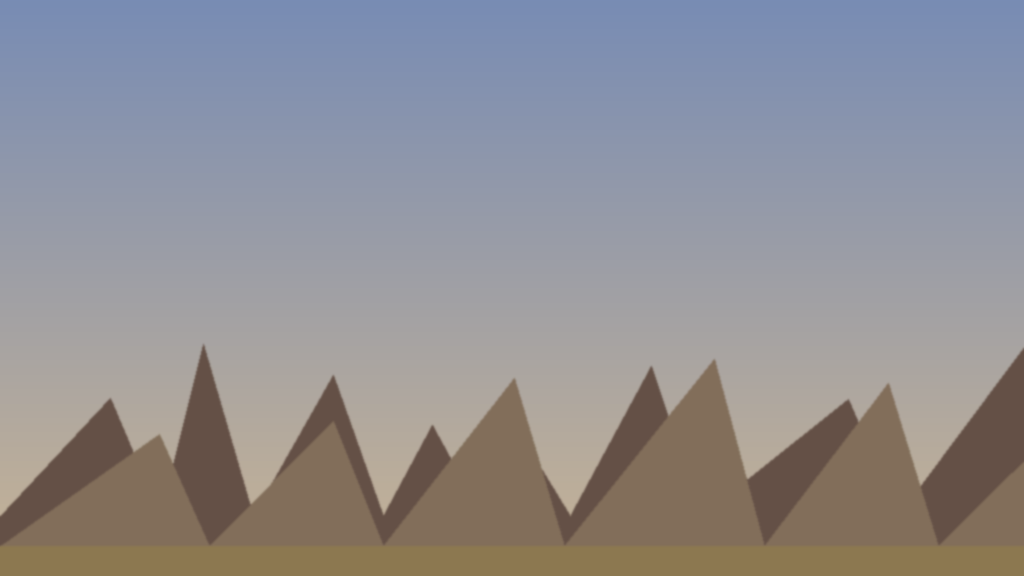
#> input picture dist/backdrops/burger_highlands_intro.png, 1024 x 576 px
$ python -i generate_backdrops.py   (imports and definitions only)
#> lines starting #> are read from the running program, lines starting #| are printed output that depends on the picture
#> further down, picture is the input picture: PIL image 1024x576 RGB; mean R, G, B 143.4, 142.1, 147
#!/usr/bin/env python3
"""Generate 9 missing backdrop images for McChronicles JRPG."""

from PIL import Image, ImageDraw, ImageFilter, ImageFont
import random
import math
import os

# [1 line not run here, left out]

OUTDIR = "/Volumes/Extreme Pro/Documents/cto/mcchronicles/public/backdrops"
W, H = 1024, 576

def lerp(a, b, t):
    return a + (b - a) * t

def lerp_color(c1, c2, t):
    return tuple(int(lerp(c1[i], c2[i], t)) for i in range(3))

# [36 lines left out: functions vertical_gradient, radial_gradient, add_stars, add_glow, not called in this run]

def add_silhouette(draw, points, color=(20, 15, 10)):
    draw.polygon(points, fill=color)

# [7 lines left out: function add_mountains, not called in this run]

def add_ground(draw, w, h, y, color):
    draw.rectangle([0, y, w, h], fill=color)

# [12 lines left out: function add_particles, not called in this run]

def fog_overlay(img, alpha=60):
    """Add a subtle fog layer."""
#> called with alpha = 60
    fog = Image.new('RGBA', img.size, (200, 190, 180, 0))
    fdraw = ImageDraw.Draw(fog)
    for _ in range(20):
        x = random.randint(0, img.width)
        y = random.randint(img.height // 2, img.height)
        r = random.randint(50, 150)
        a = random.randint(10, alpha)
        fdraw.ellipse([x-r, y-r//2, x+r, y+r//2], fill=(220, 210, 200, a))
    fog = fog.filter(ImageFilter.GaussianBlur(30))
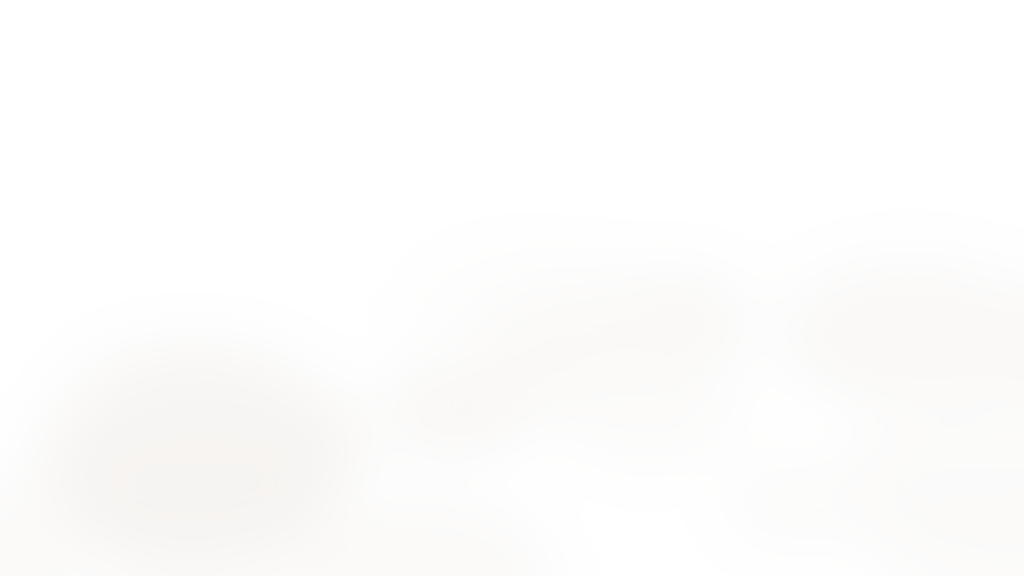
#> fog: PIL image 1024x576 RGBA; mean R, G, B, A 205.9, 195.9, 185.9, 10.6; transparent parts drawn white
    return Image.alpha_composite(img.convert('RGBA'), fog).convert('RGB')
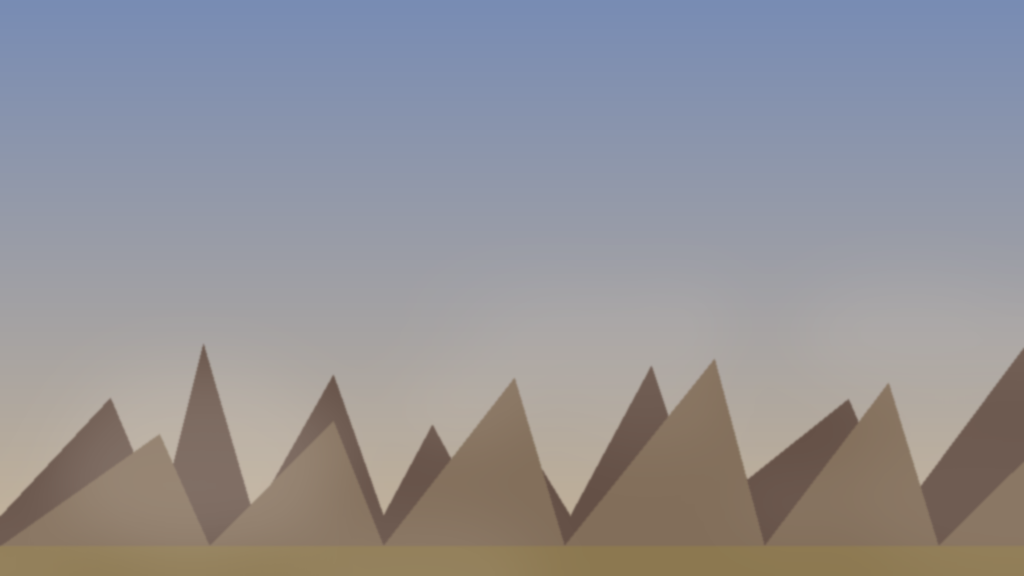
#> returned value: PIL image 1024x576 RGB; mean R, G, B 146.3, 145.1, 150.1

# [436 lines left out: functions save, gen_campfire, gen_cavern_murals, gen_drive_thru_desert, gen_mccafe_springs, gen_mccafe_springs_arrival and 4 more, not called in this run]

# ============================================================
# Generate all
# ============================================================
# [12 lines not run here, left out]

>>> from PIL import Image
>>> picture = Image.open('dist/backdrops/burger_highlands_intro.png')
>>> result = fog_overlay(picture)
